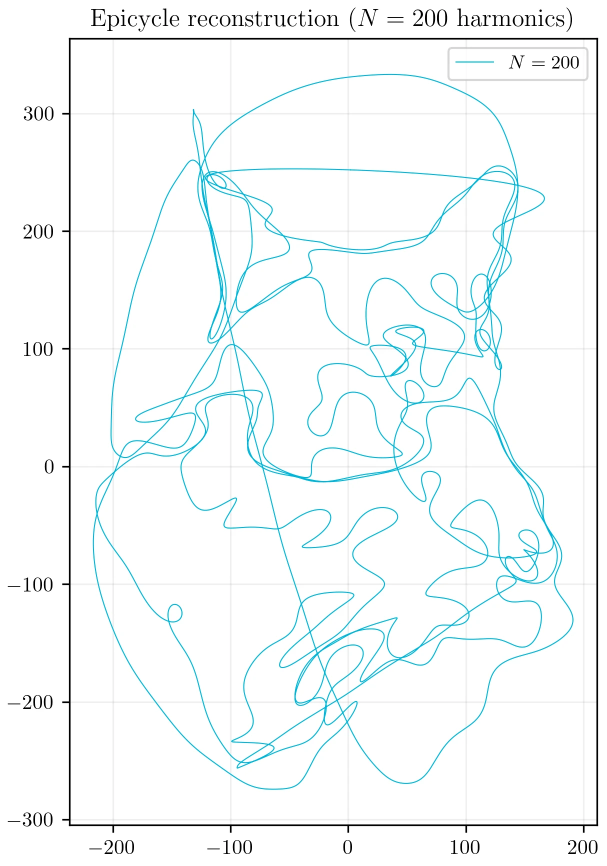
#> input picture assets/f01_title_epicycle.webp, 1213 x 1731 px (shown at 1/2 size)
$ python -i contours.py   (imports and definitions only)
#> lines starting #> are read from the running program, lines starting #| are printed output that depends on the picture; after the words box and inside, x2 and y2 are one past the last pixel; in counts of white or black regions, pixels touching at a corner belong together
"""Contour extraction from images.

Extracts edge contours from images and represents them as complex-valued
paths suitable for Fourier analysis. The pipeline replaces the old Canny +
greedy nearest-neighbor pixel walk with marching squares via
``skimage.measure.find_contours``, which produces properly ordered, closed
contour paths natively---no post-hoc stitching required.

Four strategies are available:

- **THRESHOLD** (Otsu binarization): best for portraits and high-contrast
  silhouettes where a clean foreground/background split exists.
- **MULTI_THRESHOLD** (multi-Otsu): partitions the histogram into *n*
  classes and extracts contours at each level boundary. Captures interior
  detail that a single threshold obliterates---essential for images with
  mid-tone structure (mechanical parts, shaded illustrations).
- **CANNY** (Canny edges + morphological closing): best for line drawings
  and images with subtle gradients.
- **AUTO** (default): uses MULTI_THRESHOLD, which subsumes plain
  THRESHOLD while also capturing interior detail when it exists.
  For images with an alpha channel (transparent PNGs), the alpha mask
  is used directly for a clean extraction.

Post-extraction filtering and smoothing:

- **min_contour_area**: discard contours whose enclosed area is below a
  fraction of the image area (removes background noise).
- **max_contours**: keep only the *N* largest contours by area.
- **smooth_contours**: apply Savitzky--Golay smoothing to contour paths
  before resampling, reducing jaggedness from texture edges.

Arc-length resampling uses cubic interpolation for smoother output.

Used in the epicycle image-tracing pipeline (§6.2).
"""

from __future__ import annotations

from enum import Enum
from pathlib import Path

import numpy as np
from numpy.typing import NDArray
from PIL import Image
from scipy.interpolate import interp1d  # type: ignore[import-untyped]
from scipy.signal import savgol_filter  # type: ignore[import-untyped]
from skimage import feature, filters, measure, morphology  # type: ignore[import-untyped]


class ContourStrategy(Enum):
    """Strategy for contour extraction.

    THRESHOLD uses Otsu's method to binarize, then marching squares.
    MULTI_THRESHOLD uses multi-Otsu to partition the histogram into
    *n* classes and extracts contours at every level boundary.
    CANNY uses Canny edge detection + morphological closing, then marching squares.
    AUTO picks whichever suits the image's histogram.
    """

    THRESHOLD = "threshold"
    MULTI_THRESHOLD = "multi_threshold"
    CANNY = "canny"
    AUTO = "auto"


def _find_contours_padded(
    binary: NDArray[np.bool_],
    pad: int = 1,
) -> list[NDArray[np.floating]]:
    """Find contours on a binary mask, padding edges so border-touching
    shapes produce closed contours.

    ``skimage.measure.find_contours`` cannot close a contour that exits
    the image boundary — it returns two open segments instead. Padding
    the mask with a 1-pixel ring of ``False`` guarantees every shape
    boundary is fully enclosed, yielding proper closed contours. The
    coordinates are shifted back to the original frame afterwards.
    """
    padded = np.pad(binary, pad, mode="constant", constant_values=False)
    raw = measure.find_contours(padded.astype(float), level=0.5)
    # Shift coordinates back to the original image frame
    return [rc - pad for rc in raw]


def extract_contours(
    image_path: str | Path,
    *,
    strategy: ContourStrategy | str = ContourStrategy.AUTO,
    resize: int | None = 512,
    min_contour_length: int = 40,
    blur_sigma: float = 2.0,
    canny_sigma: float = 2.0,
    closing_radius: int = 3,
    n_classes: int = 3,
    min_contour_area: float = 0.01,
    max_contours: int | None = 5,
    smooth_contours: float = 0.1,
) -> list[NDArray[np.complex128]]:
    """Extract edge contours from an image as complex paths.

    The heavy lifting is done by ``skimage.measure.find_contours``
    (marching squares), which returns contours that are *already ordered*
    as closed polylines---a massive improvement over the old scatter-then-
    stitch approach.

    Parameters
    ----------
    image_path : str or Path
        Path to the input image.
    strategy : ContourStrategy or str
        Extraction strategy. ``"auto"`` (default) inspects the histogram
        to pick THRESHOLD or MULTI_THRESHOLD automatically.
    resize : int, optional
        Resize the longest dimension to this value. ``None`` to skip.
    min_contour_length : int
        Discard contours with fewer points than this.
    blur_sigma : float
        Gaussian smoothing sigma applied before thresholding/edge
        detection. Merges fine texture into broad tonal regions,
        suppressing the tiny spurious contours that plague painted
        portraits under multi-Otsu. Set to 0 to disable.
    canny_sigma : float
        Gaussian sigma for Canny edge detection (CANNY strategy only).
    closing_radius : int
        Disk radius for morphological closing (CANNY strategy only).
    n_classes : int
        Number of intensity classes for MULTI_THRESHOLD (default 3).
    min_contour_area : float
        Minimum enclosed area as a fraction of total image area. Contours
        smaller than this are discarded. 0 disables filtering.
    max_contours : int or None
        Keep only the *N* largest contours by enclosed area. ``None``
        keeps all contours that pass the area filter.
    smooth_contours : float
        Savitzky--Golay smoothing strength (0--1). 0 disables. The value
        controls the window length as a fraction of contour length.

    Returns
    -------
    list of NDArray[complex128]
        Each array is a contour represented as complex numbers
        ``(col - cx) + 1j * (cy - row)``, centered and y-flipped.
    """
#> called with image_path = '../../assets/f01_title_epicycle.webp', resize = 512, min_contour_length = 40, blur_sigma = 2, canny_sigma = 2, closing_radius = 3, n_classes = 3, min_contour_area = 0.01
    if isinstance(strategy, str):
        strategy = ContourStrategy(strategy.lower())

    # Validate and clamp parameters
    blur_sigma = max(0.0, blur_sigma)
    min_contour_area = max(0.0, min(1.0, min_contour_area))
    smooth_contours = max(0.0, min(1.0, smooth_contours))
    if max_contours is not None:
        max_contours = max(0, max_contours) or None  # 0 → None (no limit)

    img_raw = Image.open(image_path)
#> img_raw is the input picture: PIL image 1213x1731 RGB; mean R, G, B 244.3, 248.9, 249.5

    # Detect usable alpha channel *before* converting to grayscale.
    # PNGs with transparency (logos, rendered text, graphics) have a
    # perfect built-in mask that beats any luminance-based threshold.
    # However, simple convex masks (circle crops, rounded rects) are just
    # crop artifacts — fall through to luminance extraction for those.
    has_alpha = img_raw.mode in ("RGBA", "LA", "PA")
    alpha_arr: NDArray[np.float64] | None = None
    if has_alpha:
        alpha_arr = np.array(img_raw.split()[-1], dtype=np.float64) / 255.0
        opaque_frac = np.mean(alpha_arr > 0.5)
        if opaque_frac < 0.01 or opaque_frac > 0.99:
            alpha_arr = None  # degenerate — fall through to luminance
        elif alpha_arr is not None:
            # Check if the alpha mask is a simple convex shape (circle crop,
            # rounded rectangle, etc.) by measuring circularity. High
            # circularity means the mask is just a crop artifact, not a
            # meaningful subject outline — fall through to luminance.
            _alpha_contours = measure.find_contours(
                (alpha_arr > 0.5).astype(float), level=0.5
            )
            if len(_alpha_contours) <= 2:
                # Single/double contour — check if it's convex-ish
                _ac = max(_alpha_contours, key=len) if _alpha_contours else None
                if _ac is not None and len(_ac) > 10:
                    _area = 0.5 * abs(
                        np.sum(
                            _ac[:, 1] * np.roll(_ac[:, 0], -1)
                            - np.roll(_ac[:, 1], -1) * _ac[:, 0]
                        )
                    )
                    _perim = np.sum(
                        np.sqrt(np.sum(np.diff(_ac, axis=0) ** 2, axis=1))
                    )
                    _circularity = (
                        4 * np.pi * _area / (_perim**2) if _perim > 0 else 0
                    )
                    if _circularity > 0.7:
                        alpha_arr = None  # simple crop mask

    img = img_raw.convert("L")
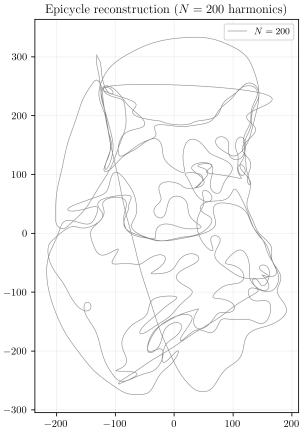
#> img: PIL image 1213x1731 L (shown at 1/4 size); min 0, max 255, mean 247.6

    if resize is not None:
        ratio = resize / max(img.size)
        new_size = (int(img.size[0] * ratio), int(img.size[1] * ratio))
        img = img.resize(new_size, Image.Resampling.LANCZOS)
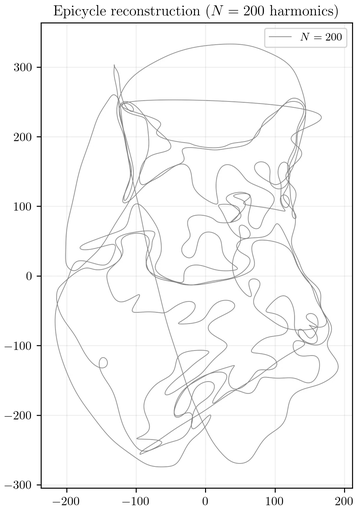
#> img: PIL image 358x512 L; min 0, max 255, mean 246.8
        if alpha_arr is not None:
            alpha_img = Image.fromarray((alpha_arr * 255).astype(np.uint8))
            alpha_img = alpha_img.resize(new_size, Image.Resampling.LANCZOS)
            alpha_arr = np.array(alpha_img, dtype=np.float64) / 255.0

    arr = np.array(img, dtype=np.float64)

    # Normalize to [0, 1] for skimage
    arr_max = arr.max()
#> arr_max = 255
    if arr_max > 0:
        arr = arr / arr_max

    # Gaussian pre-blur: merges fine texture into broad tonal regions,
    # dramatically reducing the small spurious contours that multi-Otsu
    # picks up on painted portraits (Fourier, Cauchy, etc.).
    if blur_sigma > 0:
        arr = filters.gaussian(arr, sigma=blur_sigma)
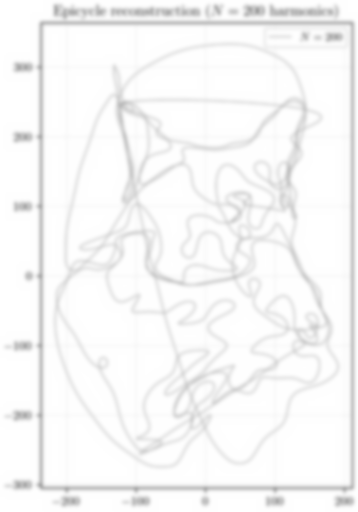
#> arr: shape (512, 358) float64; min 0.642, max 1, mean 0.968

    # Strategy dispatch
    is_auto = strategy == ContourStrategy.AUTO

    # AUTO with alpha channel: use the alpha mask directly
    if is_auto and alpha_arr is not None:
        binary = alpha_arr > 0.5
        raw_contours = _find_contours_padded(binary)
    elif is_auto or strategy == ContourStrategy.MULTI_THRESHOLD:
        try:
            thresholds = filters.threshold_multiotsu(arr, classes=n_classes)
#> thresholds = [0.864, 0.957]
        except ValueError:
            thresholds = np.array([filters.threshold_otsu(arr)])
        regions = np.digitize(arr, bins=thresholds)
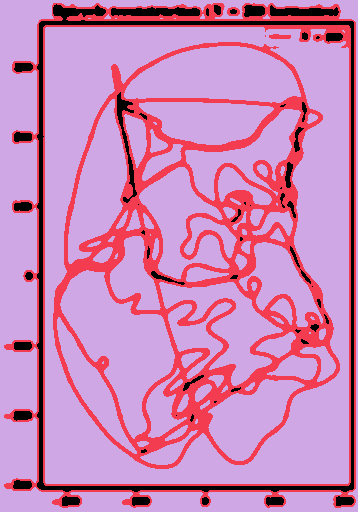
#> regions: shape (512, 358) int64; 3 distinct labels, from 0 to 2; one colour per label, 0 black
        raw_contours = []
        for level in range(len(thresholds)):
            binary_level = regions > level
            raw_contours.extend(_find_contours_padded(binary_level))
#> this loop made 2 passes
#> raw in _find_contours_padded on passes 1 to 2: 56 point arrays, longest 1773 points, 81 point arrays, longest 2593 points
#> pass 1, in extract_contours, `binary_level = regions > level`:
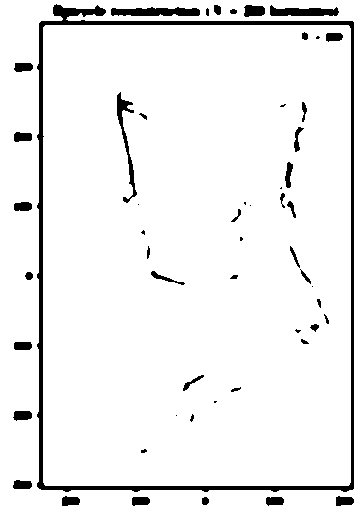
#> binary_level: shape (512, 358) bool; 94% white; 54 black regions (14 under 20 px), largest, box (x1, y1, x2, y2) and area: (37, 4, 354, 492) 6318, (111, 7, 200, 16) 642, (117, 92, 137, 203) 522
#> pass 1, in _find_contours_padded, `padded = np.pad(binary, pad, mode="constant", constant_values=False)`:
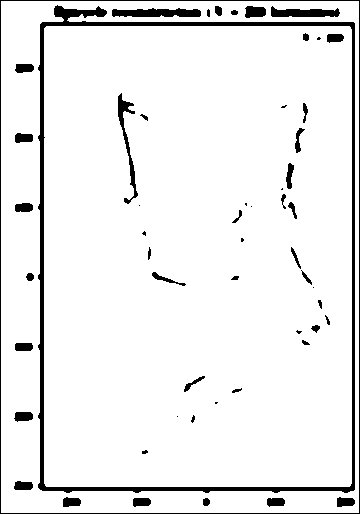
#> padded: shape (514, 360) bool; 93.1% white; 55 black regions (14 under 20 px), largest, box (x1, y1, x2, y2) and area: (38, 5, 355, 493) 6318, (0, 0, 360, 514) 1744, (112, 8, 201, 17) 642
#> pass 2, in _find_contours_padded (call 2), `padded = np.pad(binary, pad, mode="constant", constant_values=False)`:
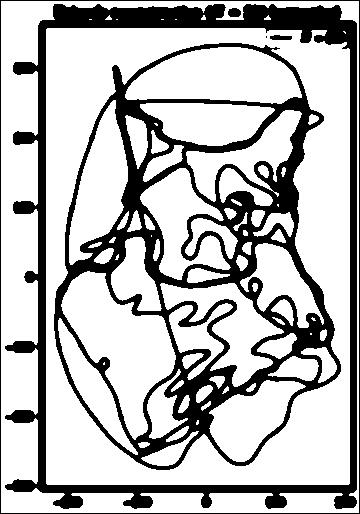
#> padded: shape (514, 360) bool; 73% white; 6 black regions (1 under 20 px), largest, box (x1, y1, x2, y2) and area: (54, 43, 341, 470) 28640, (5, 4, 357, 509) 19346, (0, 0, 360, 514) 1744, (228, 8, 241, 17) 98, (270, 35, 292, 40) 91
#> after the loop, raw_contours = 137 point arrays, longest 2593 points
    elif strategy == ContourStrategy.THRESHOLD:
        thresh = filters.threshold_otsu(arr)
        binary = arr < thresh  # foreground = dark pixels (portraits)
        raw_contours = _find_contours_padded(binary)
    else:  # CANNY
        edges = feature.canny(arr, sigma=canny_sigma)
        closed = morphology.closing(edges, morphology.disk(closing_radius))
        raw_contours = _find_contours_padded(closed)

    # Center coordinates and convert to complex
    cy, cx = arr.shape[0] / 2, arr.shape[1] / 2
    image_area = arr.shape[0] * arr.shape[1]
    area_threshold = min_contour_area * image_area

    # Build (contour, area) pairs for filtering and ranking
    candidates: list[tuple[NDArray[np.complex128], float]] = []

    for rc in raw_contours:
        if len(rc) < min_contour_length:
            continue
        # rc is (N, 2) with columns (row, col)
        rows, cols = rc[:, 0], rc[:, 1]
        z = (cols - cx) + 1j * (cy - rows)

        # Enclosed area via shoelace formula
        area = 0.5 * abs(
            np.sum(z.real * np.roll(z.imag, -1) - np.roll(z.real, -1) * z.imag)
        )

        if area_threshold > 0 and area < area_threshold:
            continue
        # Discard border-hugging contours (area ≥ 90% of image area)
        if area > 0.9 * image_area:
            continue

        # Savitzky-Golay smoothing
        if smooth_contours > 0 and len(z) >= 5:
            window = int(smooth_contours * len(z))
            window = max(5, window)
            if window % 2 == 0:
                window += 1
            window = min(window, len(z))
            if window % 2 == 0:
                window -= 1
            if window >= 5:
                z = savgol_filter(z.real, window, 3) + 1j * savgol_filter(z.imag, window, 3)

        candidates.append((z, area))
#> this loop made 137 passes
#> (area, window) on passes 2, 9, 58, 67, 71, 72, 73, 74: (148289.5, 177), (141971.5, 155), (157601.5, 259), (138181.5, 161), (91538.5, 167), (7262.5, 47), (5208.5, 49), (4043.5, 35)
#> after the loop, candidates = 16 items; window = 37

    # Sort by area descending and apply max_contours limit
    candidates.sort(key=lambda pair: pair[1], reverse=True)

    if max_contours is not None and max_contours > 0:
        candidates = candidates[:max_contours]
#> candidates = 5 items

    # Ensure each contour is closed (first point == last point) for clean FFT
    result = []
    for z, _ in candidates:
        if len(z) > 1 and abs(z[0] - z[-1]) > 1e-10:
            z = np.append(z, z[0])
        result.append(z)
#> this loop made 5 passes
#> after the loop, result = 5 items
    return result


# [43 lines left out: function resample_arc_length, not called in this run]

>>> result = extract_contours('../../assets/f01_title_epicycle.webp')
#> result = 5 items

$ run again, on assets/f02_partial_sums.webp
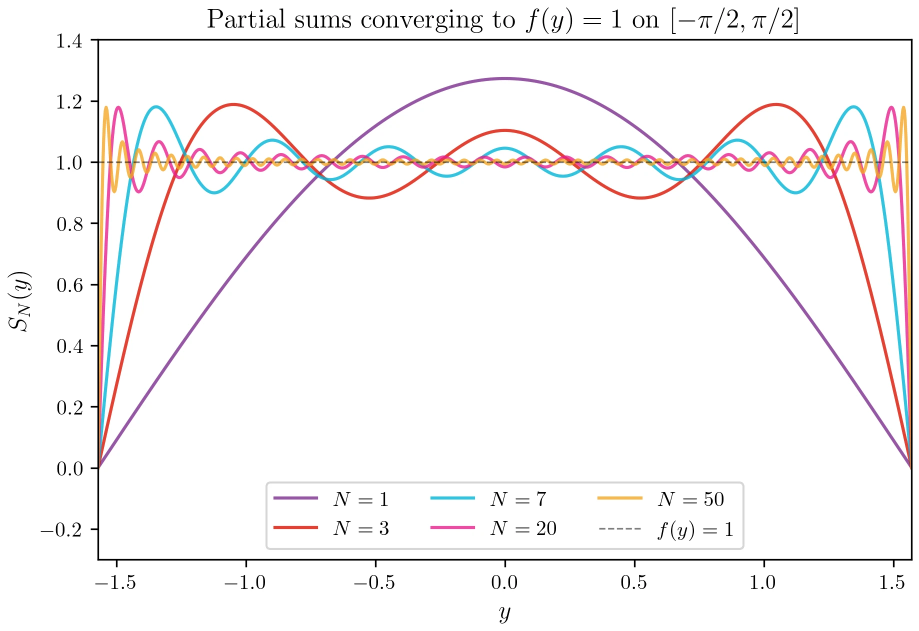
#> input picture assets/f02_partial_sums.webp, 1838 x 1261 px (shown at 1/2 size)
#> in extract_contours, img_raw is the input picture: PIL image 1838x1261 RGB; mean R, G, B 247.8, 245.5, 245.7
#> arr_max = 255
#> thresholds = [0.843, 0.945]
#> in extract_contours, `regions = np.digitize(arr, bins=thresholds)`:
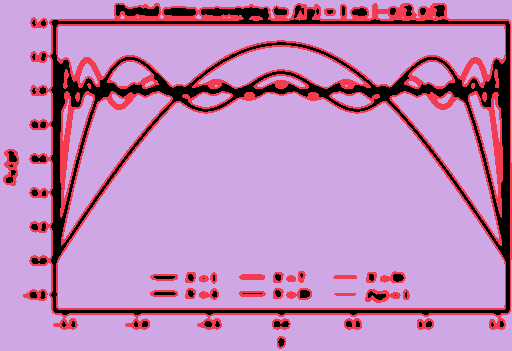
#> regions: shape (351, 512) int64; 3 distinct labels, from 0 to 2; one colour per label, 0 black
#> the loop in extract_contours, `for level in range(len(thresholds)):` made 2 passes
#> raw in _find_contours_padded on passes 1 to 2: 83 point arrays, longest 1745 points, 61 point arrays, longest 4159 points
#> pass 2, in _find_contours_padded (call 2), `padded = np.pad(binary, pad, mode="constant", constant_values=False)`:
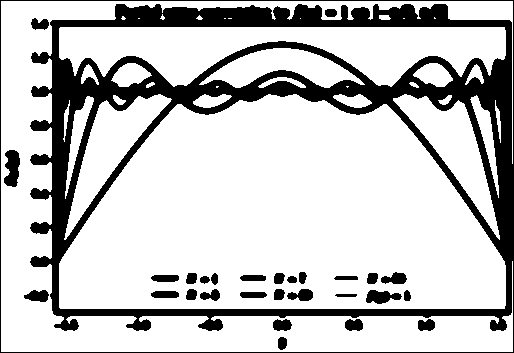
#> padded: shape (353, 514) bool; 77.5% white; 29 black regions, largest, box (x1, y1, x2, y2) and area: (0, 0, 514, 353) 36823, (4, 150, 20, 187) 433, (366, 290, 402, 304) 328
#> after the loop in extract_contours, `for level in range(len(thresholds)):`: raw_contours = 144 point arrays, longest 4159 points
#> the loop in extract_contours, `for rc in raw_contours:` made 144 passes
#> (area, window) on passes 7, 18, 19, 31, 32, 34, 36, 37: (134332.5, 175), (19037.5, 131), (4301.5, 51), (2041.5, 37), (5876.5, 55), (76090.5, 141), (5874.5, 55), (2046.5, 35)
#> after the loop in extract_contours, `for rc in raw_contours:`: candidates = 14 items; window = 53
#> in extract_contours, `candidates = candidates[:max_contours]`: candidates = 5 items
#> the loop in extract_contours, `for z, _ in candidates:` made 5 passes

$ run again, on assets/f03_projection.webp
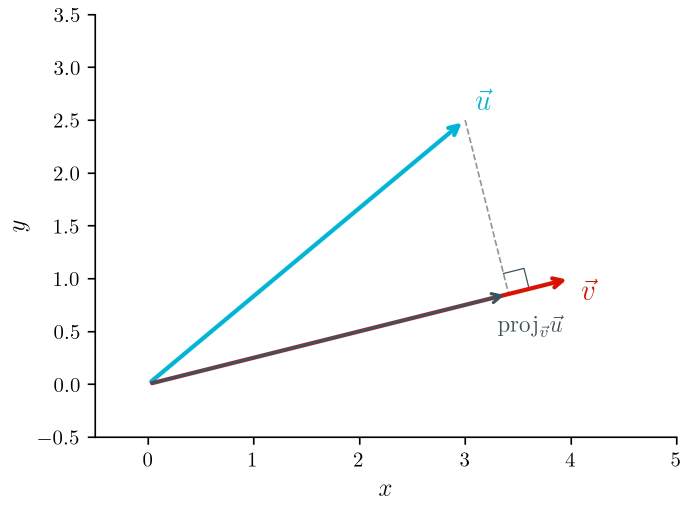
#> input picture assets/f03_projection.webp, 1378 x 1016 px (shown at 1/2 size)
#> in extract_contours, img_raw is the input picture: PIL image 1378x1016 RGB; mean R, G, B 250.6, 251.2, 251.4
#> arr_max = 255
#> thresholds = [0.806, 0.937]
#> in extract_contours, `regions = np.digitize(arr, bins=thresholds)`:
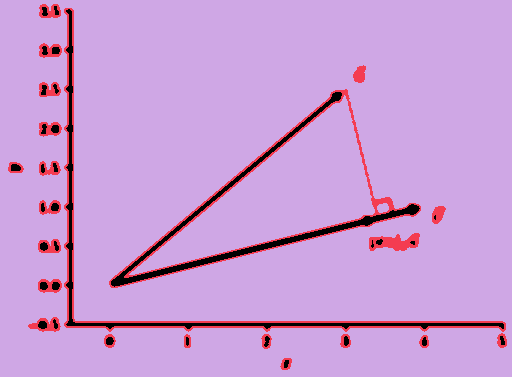
#> regions: shape (377, 512) int64; 3 distinct labels, from 0 to 2; one colour per label, 0 black
#> the loop in extract_contours, `for level in range(len(thresholds)):` made 2 passes
#> raw in _find_contours_padded on passes 1 to 2: 33 point arrays, longest 1779 points, 25 point arrays, longest 1779 points
#> pass 2, in _find_contours_padded (call 2), `padded = np.pad(binary, pad, mode="constant", constant_values=False)`:
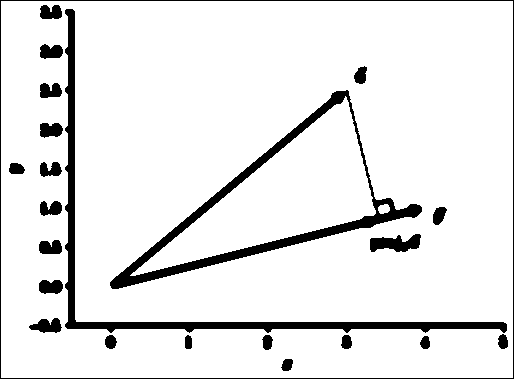
#> padded: shape (379, 514) bool; 91.1% white; 23 black regions, largest, box (x1, y1, x2, y2) and area: (110, 90, 422, 289) 5615, (65, 9, 507, 333) 5535, (0, 0, 514, 379) 1782
#> after the loop in extract_contours, `for level in range(len(thresholds)):`: raw_contours = 58 point arrays, longest 1779 points
#> the loop in extract_contours, `for rc in raw_contours:` made 58 passes
#> (area, window) on passes 4, 9, 36, 40, 41: (2480.5, 161), (2993.5, 161), (5534.5, 163), (21585.5, 105), (15876.5, 85)
#> after the loop in extract_contours, `for rc in raw_contours:`: candidates = 5 items; window = 85
#> the loop in extract_contours, `for z, _ in candidates:` made 5 passes
#> after the loop in extract_contours, `for z, _ in candidates:`: result = 5 items
